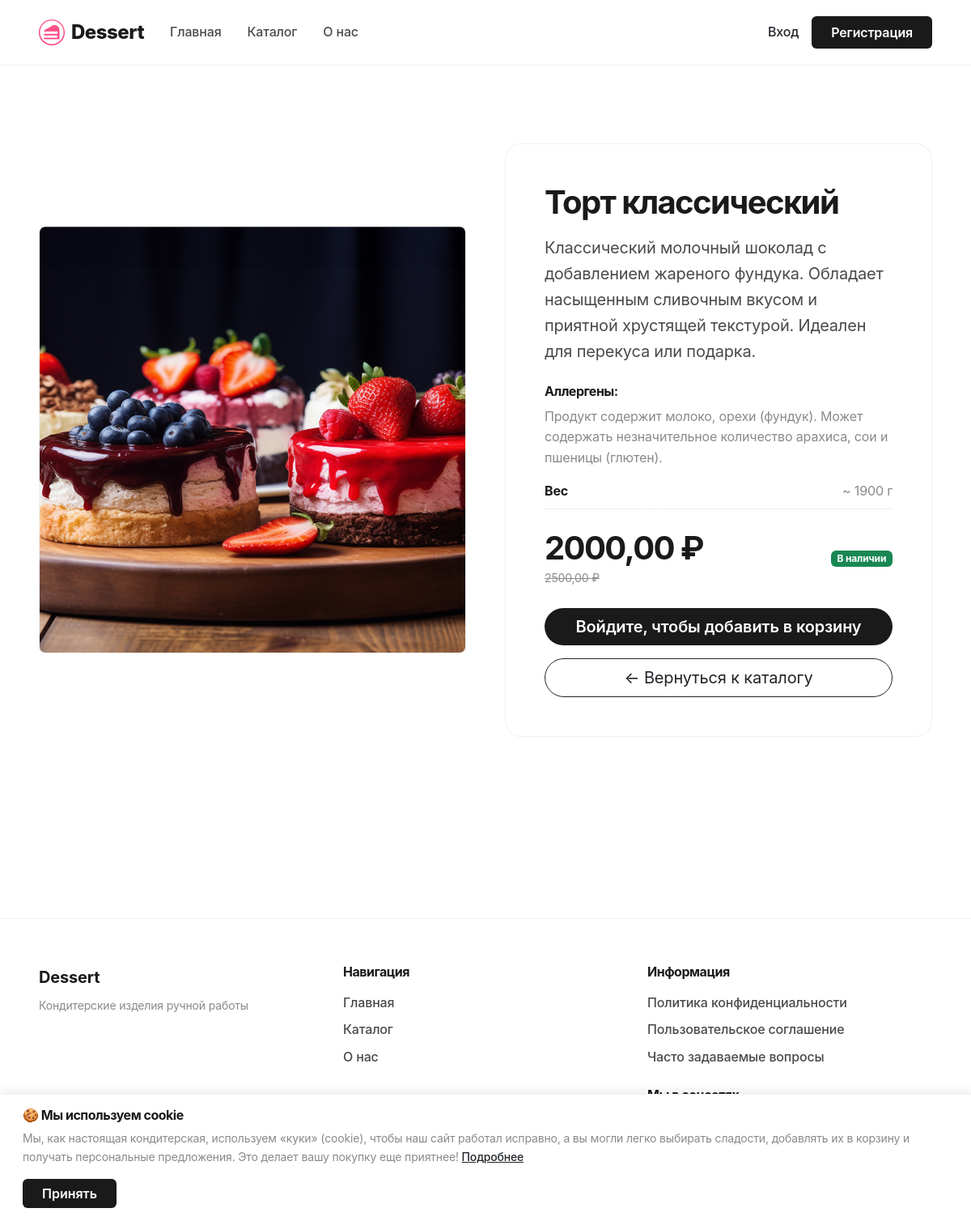
The app's page /product/tort-klassicheskiy/ with its own data.
### shop/models.py (models this page shows, shortened)
class Product(models.Model):
    DESSERT_TYPES = [
        ('Торты', 'Торты'),
        ('Бенто', 'Бенто'),
        ('Горячий шоколад', 'Горячий шоколад'),
        ('Домашний зефир', 'Домашний зефир'),
        ('Маршмеллоу', 'Маршмеллоу'),
        ('Безе', 'Безе'),
    ]
    name = models.CharField(max_length=200, verbose_name='Название')
    slug = models.SlugField(max_length=200, unique=True, verbose_name='URL')
    description = models.TextField(verbose_name='Описание')
    allergens = models.TextField(blank=True, verbose_name='Аллергены')
    weight = models.IntegerField(null=True, blank=True, verbose_name='Вес (в граммах)')
    price = models.DecimalField(max_digits=10, decimal_places=2, verbose_name='Цена')
    discount_price = models.DecimalField(max_digits=10, decimal_places=2, null=True, blank=True, verbose_name='Цена со скидкой')
    image = models.CharField(max_length=200, verbose_name='Изображение')
    dessert_type = models.CharField(max_length=50, choices=DESSERT_TYPES, default='Торты', verbose_name='Тип десерта')
    available = models.BooleanField(default=True, verbose_name='Доступен')
    created = models.DateTimeField(auto_now_add=True, verbose_name='Создан')
    updated = models.DateTimeField(auto_now=True, verbose_name='Обновлен')
    views = models.IntegerField(default=0, verbose_name='Просмотры')
    class Meta:
        verbose_name = 'Товар'
        verbose_name_plural = 'Товары'
        ordering = ['-created']

### shop/views.py (the view)
# urls.py: re_path(r'^product/(?P<slug>[\w-]+)/$', product_detail, name='product_detail'),
def product_detail(request, slug):
    product = get_object_or_404(Product, slug=slug)
    return render(request, "product_detail.html", {'product': product})

### templates/product_detail.html (shortened to what this page needs)
{% extends "base.html" %}
{% load static %}
{% block content %}
<section class="section-spacing">
    <div class="container" style="max-width: 1400px; padding: 0 3rem;">
        <div class="row g-5 align-items-center">
            <div class="col-lg-6">
                <div class="ratio ratio-1x1 rounded-3 overflow-hidden" style="border: 1px solid var(--border);">
                    <img src="{% static product.image %}" class="w-100 h-100" style="object-fit: cover;" alt="{{ product.name }}">
                </div>
            </div>
            <div class="col-lg-6">
                <div class="minimal-card">
                    <h1 class="display-6 fw-bold mb-3">{{ product.name }}</h1>
                    <p class="lead mb-4">{{ product.description }}</p>
                    {% if product.allergens %}
                    <div class="mb-3">
                        <h6 class="fw-bold">Аллергены:</h6>
                        <p class="text-muted">{{ product.allergens }}</p>
                    </div>
                    {% endif %}
                    {% if product.weight %}
                    <div class="mb-4">
                        <div class="d-flex justify-content-between align-items-center" style="border-bottom: 1px dotted #ddd; padding-bottom: 0.5rem;">
                            <span class="fw-bold">Вес</span>
                            <span class="text-muted">~ {{ product.weight }} г</span>
                        </div>
                    </div>
                    {% endif %}
                    <div class="d-flex align-items-center justify-content-between mb-4">
                        {% if product.discount_price %}
                        <div>
                            <span class="display-6 fw-bold">{{ product.discount_price }} ₽</span>
                            <div><small class="text-muted" style="text-decoration: line-through;">{{ product.price }} ₽</small></div>
                        </div>
                        {% else %}
                        <span class="display-6 fw-bold">{{ product.price }} ₽</span>
                        {% endif %}
                        {% if product.available %}
                        <span class="badge bg-success">В наличии</span>
                        {% else %}
                        <span class="badge bg-secondary">Нет в наличии</span>
                        {% endif %}
                    </div>
                    <div class="d-grid gap-3">
                        {% if product.available %}
                            {% if user.is_authenticated and not user.is_superuser %}
                            <form method="post" action="{% url 'add_to_cart' product.id %}">
                                {% csrf_token %}
                                <button type="submit" class="btn btn-dark btn-lg w-100" style="border-radius: 50px;">
                                    Добавить в корзину
                                </button>
                            </form>
                            {% elif user.is_superuser %}
                            <button class="btn btn-secondary btn-lg w-100" style="border-radius: 50px;" disabled>
                                Администратор не может добавлять товары
                            </button>
                            {% else %}
                            <a href="{% url 'login' %}" class="btn btn-dark btn-lg" style="border-radius: 50px;">
                                Войдите, чтобы добавить в корзину
                            </a>
                            {% endif %}
                        {% else %}
                            <button class="btn btn-secondary btn-lg w-100" style="border-radius: 50px;" disabled>
                                Товар отсутствует в наличии
                            </button>
                        {% endif %}
                        <a href="{% url 'catalog' %}" class="btn btn-outline-dark btn-lg" style="border-radius: 50px;">
                            ← Вернуться к каталогу
                        </a>
                    </div>
                </div>
            </div>
        </div>
    </div>
</section>
{% endblock %}

### static/css/main.css (style rules this page uses)
:root { --bg-primary: #ffffff; --bg-secondary: #ffffff; --surface: #ffffff; --text-primary: #1a1a1a; --text-secondary: #4a4a4a; --text-muted: #8a8a8a; --border: rgba(0, 0, 0, 0.06); --border-hover: rgba(0, 0, 0, 0.12); --shadow-sm: 0 1px 3px rgba(0, 0, 0, 0.04); --shadow-md: 0 4px 12px rgba(0, 0, 0, 0.06); --shadow-lg: 0 12px 40px rgba(0, 0, 0, 0.08); }
* { font-family: -apple-system, BlinkMacSystemFont, 'Segoe UI', Roboto, 'Helvetica Neue', Arial, sans-serif; }
body { background: var(--surface); color: var(--text-primary); font-weight: 400; letter-spacing: -0.01em; line-height: 1.6; }
.btn-dark { background: var(--text-primary); border: none; font-weight: 600; transition: all 0.2s ease; }
.section-spacing { padding: 6rem 0; }
.premium-card, .minimal-card { background: var(--surface); border: 1px solid var(--border); border-radius: 20px; padding: 3rem; transition: all 0.3s ease; }
h1, h2, h3, h4, h5, h6 { font-weight: 700; letter-spacing: -0.03em; line-height: 1.2; }
.display-1, .display-2, .display-3, .display-4, .display-5, .display-6 { font-weight: 800; letter-spacing: -0.04em; }
.text-muted { color: var(--text-muted) !important; }
.lead { font-weight: 400; letter-spacing: -0.01em; color: var(--text-secondary); }

### records on screen
Product: image (picture), name "Торт классический", description "Классический молочный шоколад с добавлением жареного фундука. Обладает насыщенным сливочным вкусом и приятной хрустящей текстурой. Идеален для перекуса или подарка.", allergens "Продукт содержит молоко, орехи (фундук). Может содержать незначительное количество арахиса, сои и пшеницы (глютен).", weight "1900", discount_price "2000,00", price "2500,00"
